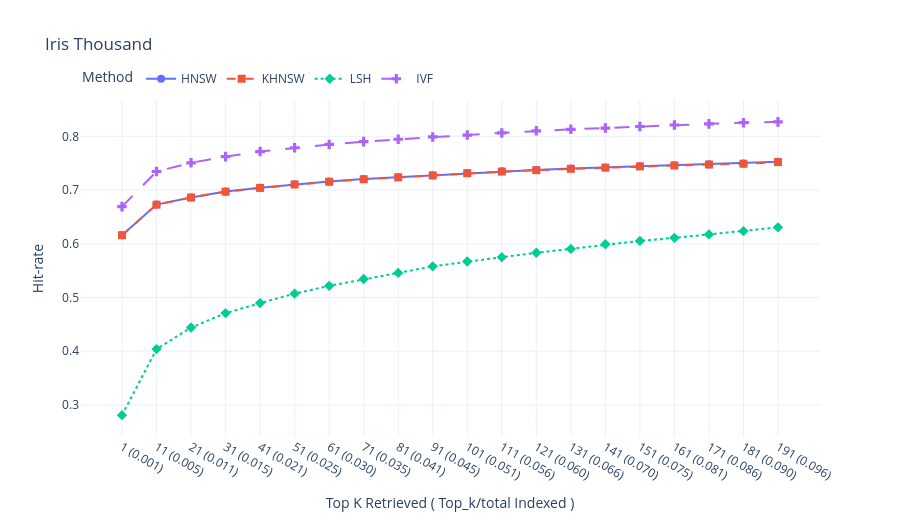

The code cell stored with this chart in its notebook:
### Code cell
# combine_plot_results.py
import numpy as np
import plotly.graph_objects as go

# Example load - change to your actual filenames/formats
# Each file contains two arrays of same length: penetration_rates and hit_rates
hnsw = np.load('IrisThousand_hnsw.npz')   # keys: 'x','y'
khnsw = np.load('IrisThousand_khnsw.npz')
lsh = np.load('irisThousand_LSH.npz')
ivf = np.load('IrisThousand_IVF.npz')

datasets = {
    'HNSW' : hnsw,
    'KHNSW': khnsw,
    'LSH'  : lsh,
    'IVF'  : ivf
}

# choose markers and line styles for clarity
style = {
    'HNSW': {'marker':'circle',  'dash':'solid'},
    'KHNSW':{'marker':'square',  'dash':'dash'},
    'LSH':  {'marker':'diamond', 'dash':'dot'},
    'IVF':  {'marker':'cross',   'dash':'longdash'}
}

fig = go.Figure()
for name, data in datasets.items():
    x = data['x']  # Top K Retrieved ( Top_k/total Indexed )s
    y = data['y']  # hit-rates
    fig.add_trace(go.Scatter(
        x = x,
        y = y,
        mode = 'lines+markers',
        name = name,
        marker = dict(symbol=style[name]['marker'], size=8),
        line = dict(dash=style[name]['dash'], width=2),
        hovertemplate = f'{name}<br>Penetration: %{{x}}<br>Hit-rate: %{{y:.3f}}<extra></extra>'
    ))

fig.update_layout(
    title = 'Iris Thousand',
    xaxis_title = 'Top K Retrieved ( Top_k/total Indexed )',
    yaxis_title = 'Hit-rate',
    legend = dict(title='Method', orientation='h', yanchor='bottom', y=1.02, xanchor='left', x=0),
    template = 'plotly_white',
    width = 900, height = 520
)

fig.write_html('combined_hitrate.html', include_plotlyjs='cdn')  # save interactive file
fig.show()

### Figure 1 — Plotly figure (JSON) as saved in the notebook; plotly's stock layout.template omitted (floating-point values rounded to 4 significant figures)
{"data": [{"hovertemplate": "HNSW<br>Penetration: %{x}<br>Hit-rate: %{y:.3f}<extra></extra>", "line": {"dash": "solid", "width": 2}, "marker": {"size": 8, "symbol": "circle"}, "mode": "lines+markers", "name": "HNSW", "type": "scatter", "x": ["1 (0.001)", "11 (0.005)", "21 (0.011)", "31 (0.015)", "41 (0.021)", "51 (0.025)", "61 (0.030)", "71 (0.035)", "81 (0.041)", "91 (0.045)", "101 (0.051)", "111 (0.056)", "121 (0.060)", "131 (0.066)", "141 (0.070)", "151 (0.075)", "161 (0.081)", "171 (0.086)", "181 (0.090)", "191 (0.096)"], "y": [0.6159, 0.6729, 0.6862, 0.6972, 0.7044, 0.7107, 0.7159, 0.7205, 0.724, 0.7275, 0.7317, 0.735, 0.7374, 0.7402, 0.7421, 0.7443, 0.7462, 0.748, 0.7495, 0.7524]}, {"hovertemplate": "KHNSW<br>Penetration: %{x}<br>Hit-rate: %{y:.3f}<extra></extra>", "line": {"dash": "dash", "width": 2}, "marker": {"size": 8, "symbol": "square"}, "mode": "lines+markers", "name": "KHNSW", "type": "scatter", "x": ["1 (0.001)", "11 (0.005)", "21 (0.011)", "31 (0.015)", "41 (0.021)", "51 (0.025)", "61 (0.030)", "71 (0.035)", "81 (0.041)", "91 (0.045)", "101 (0.051)", "111 (0.056)", "121 (0.060)", "131 (0.066)", "141 (0.070)", "151 (0.075)", "161 (0.081)", "171 (0.086)", "181 (0.090)", "191 (0.096)"], "y": [0.6159, 0.6728, 0.6861, 0.6969, 0.7039, 0.7103, 0.7154, 0.72, 0.7237, 0.7271, 0.7312, 0.7343, 0.737, 0.7395, 0.7417, 0.744, 0.7456, 0.7474, 0.7489, 0.752]}, {"hovertemplate": "LSH<br>Penetration: %{x}<br>Hit-rate: %{y:.3f}<extra></extra>", "line": {"dash": "dot", "width": 2}, "marker": {"size": 8, "symbol": "diamond"}, "mode": "lines+markers", "name": "LSH", "type": "scatter", "x": ["1 (0.001)", "11 (0.005)", "21 (0.011)", "31 (0.015)", "41 (0.021)", "51 (0.025)", "61 (0.030)", "71 (0.035)", "81 (0.041)", "91 (0.045)", "101 (0.051)", "111 (0.056)", "121 (0.060)", "131 (0.066)", "141 (0.070)", "151 (0.075)", "161 (0.081)", "171 (0.086)", "181 (0.090)", "191 (0.096)"], "y": [0.281, 0.404, 0.444, 0.4709, 0.4895, 0.5072, 0.5216, 0.5343, 0.5458, 0.558, 0.5669, 0.5751, 0.5831, 0.5904, 0.599, 0.6053, 0.611, 0.6175, 0.6236, 0.6306]}, {"hovertemplate": "IVF<br>Penetration: %{x}<br>Hit-rate: %{y:.3f}<extra></extra>", "line": {"dash": "longdash", "width": 2}, "marker": {"size": 8, "symbol": "cross"}, "mode": "lines+markers", "name": "IVF", "type": "scatter", "x": ["1 (0.001)", "11 (0.005)", "21 (0.011)", "31 (0.015)", "41 (0.021)", "51 (0.025)", "61 (0.030)", "71 (0.035)", "81 (0.041)", "91 (0.045)", "101 (0.051)", "111 (0.056)", "121 (0.060)", "131 (0.066)", "141 (0.070)", "151 (0.075)", "161 (0.081)", "171 (0.086)", "181 (0.090)", "191 (0.096)"], "y": [0.6692, 0.7345, 0.7507, 0.7622, 0.7716, 0.7787, 0.7849, 0.7901, 0.7945, 0.7988, 0.8023, 0.8063, 0.8103, 0.8131, 0.8153, 0.8182, 0.821, 0.8232, 0.8253, 0.8269]}], "layout": {"height": 520, "legend": {"orientation": "h", "title": {"text": "Method"}, "x": 0, "xanchor": "left", "y": 1.02, "yanchor": "bottom"}, "title": {"text": "Iris Thousand"}, "width": 900, "xaxis": {"title": {"text": "Top K Retrieved ( Top_k/total Indexed )"}}, "yaxis": {"title": {"text": "Hit-rate"}}}}
